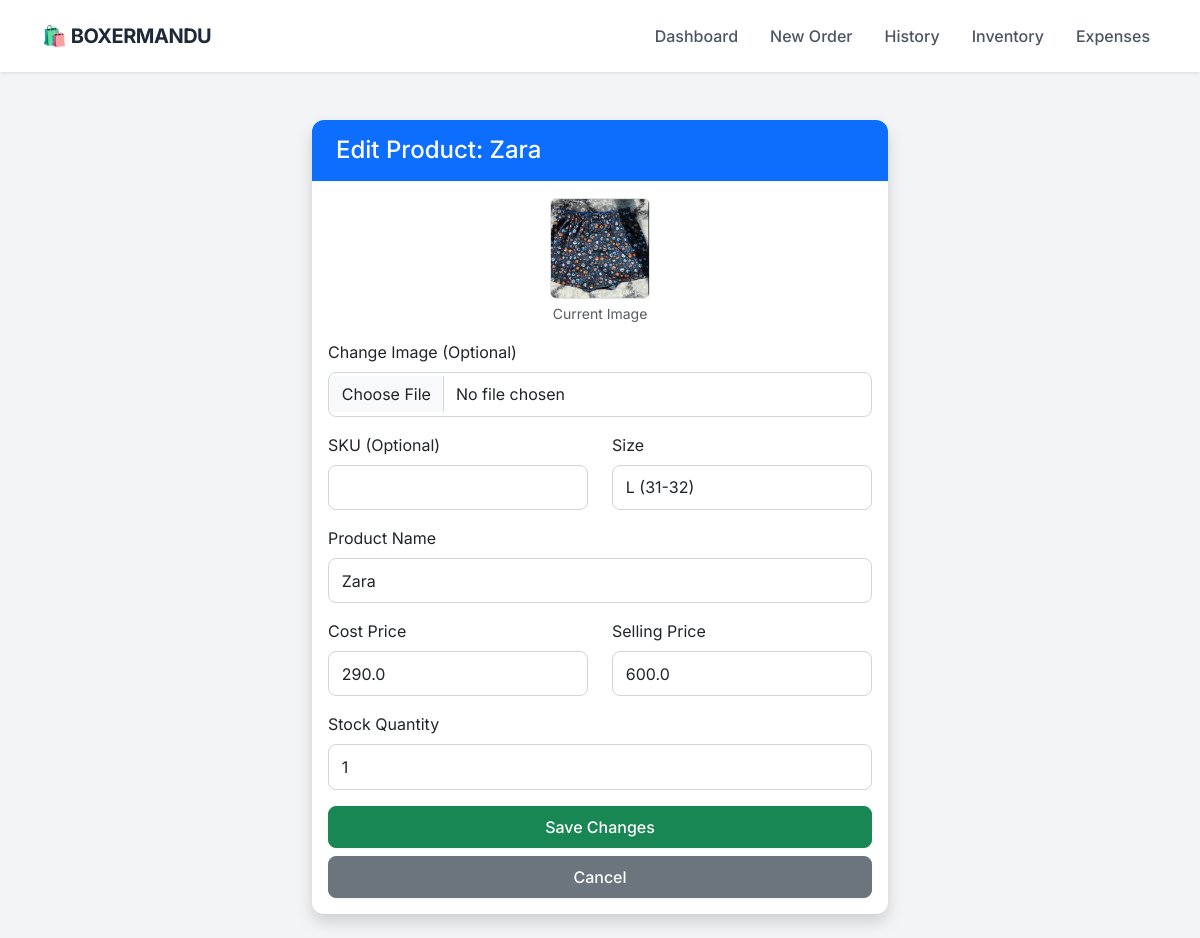
The app's page /edit_product/24, older data.
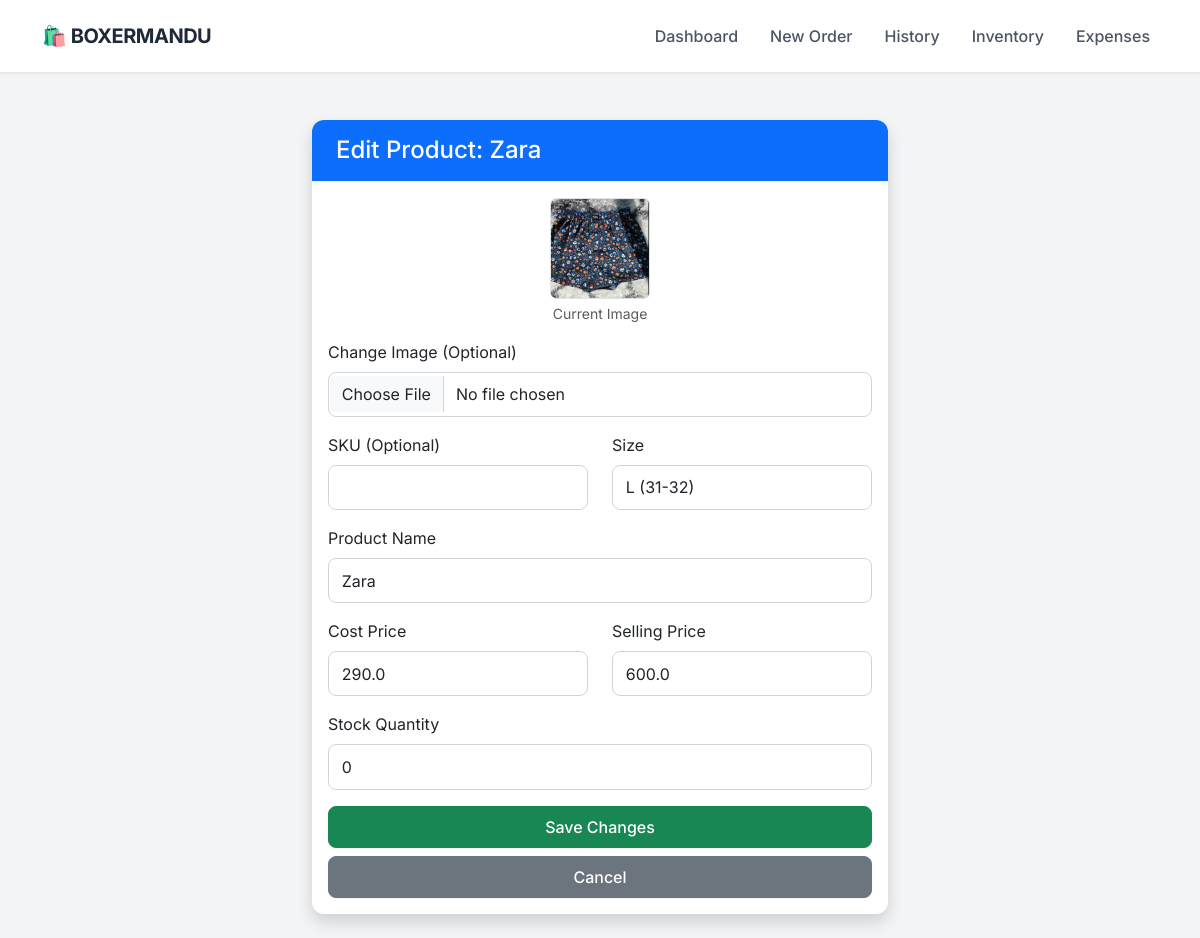
The same page, newer data.
### app.py (models this page shows)
class Product(db.Model):
    id = db.Column(db.Integer, primary_key=True)
    sku = db.Column(db.String(50), unique=True, nullable=True)
    name = db.Column(db.String(100), nullable=False)
    size = db.Column(db.String(10), nullable=False)
    cost_price = db.Column(db.Float, default=0.0)
    price = db.Column(db.Float, nullable=False)
    stock = db.Column(db.Integer, default=0)
    image = db.Column(db.String(100), nullable=True)

### app.py (the view, shortened to what this page needs)
@app.route('/edit_product/<int:id>', methods=['GET', 'POST'])
def edit_product(id):
    product = Product.query.get_or_404(id)
    return render_template('edit_product.html', p=product)

### templates/edit_product.html
{% extends "layout.html" %}
{% block content %}
<div class="container mt-4" style="max-width: 600px;">
    <div class="card shadow">
        <div class="card-header bg-primary text-white">
            <h4 class="mb-0">Edit Product: {{ p.name }}</h4>
        </div>
        <div class="card-body">
            <form method="POST" enctype="multipart/form-data">
                <div class="text-center mb-3">
                    {% if p.image %}
                    <img src="{{ url_for('static', filename='uploads/' + p.image) }}" width="100" class="rounded border">
                    <p class="small text-muted mt-1">Current Image</p>
                    {% endif %}
                </div>
                <div class="mb-3">
                    <label class="form-label">Change Image (Optional)</label>
                    <input type="file" name="image" class="form-control">
                </div>
                <div class="row mb-3">
                    <div class="col">
                        <label class="form-label">SKU (Optional)</label>
                        <input type="text" name="sku" class="form-control" value="{{ p.sku if p.sku else '' }}">
                    </div>
                    <div class="col">
                        <label class="form-label">Size</label>
                        <input type="text" name="size" class="form-control" value="{{ p.size }}" required>
                    </div>
                </div>
                <div class="mb-3">
                    <label class="form-label">Product Name</label>
                    <input type="text" name="name" class="form-control" value="{{ p.name }}" required>
                </div>
                <div class="row mb-3">
                    <div class="col">
                        <label class="form-label">Cost Price</label>
                        <input type="number" name="cost_price" class="form-control" step="0.01" value="{{ p.cost_price }}" required>
                    </div>
                    <div class="col">
                        <label class="form-label">Selling Price</label>
                        <input type="number" name="price" class="form-control" step="0.01" value="{{ p.price }}" required>
                    </div>
                </div>
                <div class="mb-3">
                    <label class="form-label">Stock Quantity</label>
                    <input type="number" name="stock" class="form-control" value="{{ p.stock }}" required>
                </div>
                <div class="d-grid gap-2">
                    <button type="submit" class="btn btn-success">Save Changes</button>
                    <a href="/inventory" class="btn btn-secondary">Cancel</a>
                </div>
            </form>
        </div>
    </div>
</div>
{% endblock %}

### templates/layout.html (shortened to what this page needs)
<!DOCTYPE html>
<html lang="en">
<head>
    <link href="https://cdn.jsdelivr.net/npm/bootstrap@5.3.0/dist/css/bootstrap.min.css" rel="stylesheet">
</head>
<body>
    <nav class="navbar navbar-expand-lg sticky-top">
        <div class="container">
            <a class="navbar-brand" href="/">
                🛍️ BOXERMANDU
            </a>
            <div class="collapse navbar-collapse" id="navbarNav">
                <ul class="navbar-nav ms-auto">
                    <li class="nav-item"><a class="nav-link" href="/">Dashboard</a></li>
                    <li class="nav-item"><a class="nav-link" href="/new_order">New Order</a></li>
                    <li class="nav-item"><a class="nav-link" href="/orders">History</a></li>
                    <li class="nav-item"><a class="nav-link" href="/inventory">Inventory</a></li>
                    <li class="nav-item"><a class="nav-link" href="/expenses">Expenses</a></li>
                </ul>
            </div>
        </div>
    </nav>
    <div class="container py-4">
        {% block content %}{% endblock %}
    </div>
</body>
</html>

### templates/layout.html (style rules this page uses)
:root { --primary-color: #2563eb; --bg-color: #f3f4f6; --text-dark: #1f2937; --card-shadow: 0 4px 6px -1px rgba(0, 0, 0, 0.1), 0 2px 4px -1px rgba(0, 0, 0, 0.06); }
body { font-family: 'Inter', sans-serif; background-color: var(--bg-color); color: var(--text-dark); }
.navbar { background-color: #ffffff; box-shadow: 0 1px 3px rgba(0,0,0,0.1); padding: 1rem 0; }
.navbar-brand { font-weight: 700; color: var(--text-dark) !important; font-size: 1.25rem; letter-spacing: -0.5px; }
.nav-link { color: #4b5563 !important; font-weight: 500; margin-left: 1rem; transition: color 0.2s; }
.card { border: none; border-radius: 12px; box-shadow: var(--card-shadow); background: #ffffff; transition: transform 0.2s; }
.card-header { background-color: #ffffff; border-bottom: 1px solid #f3f4f6; font-weight: 600; padding: 1rem 1.5rem; border-radius: 12px 12px 0 0 !important; }
.btn { border-radius: 8px; font-weight: 500; padding: 0.5rem 1rem; box-shadow: 0 1px 2px 0 rgba(0, 0, 0, 0.05); }
.form-control, .form-select { border-radius: 8px; border: 1px solid #d1d5db; padding: 0.6rem 0.8rem; }

Row changes from the older to the newer data that the page shows:
changed Product "Zara": stock "1" → "0"
